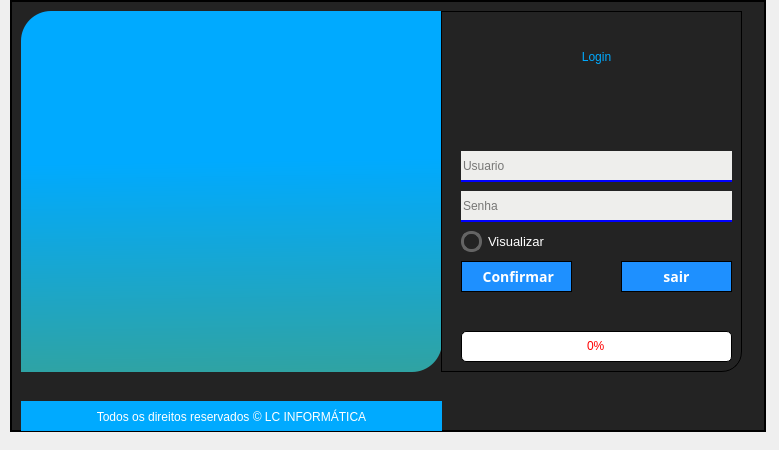
<?xml version="1.0" encoding="UTF-8"?>
<ui version="4.0">
 <class>Form_Login</class>
 <widget class="QMainWindow" name="Form_Login">
  <property name="geometry">
   <rect>
    <x>0</x>
    <y>0</y>
    <width>779</width>
    <height>450</height>
   </rect>
  </property>
  <property name="sizePolicy">
   <sizepolicy hsizetype="Fixed" vsizetype="Fixed">
    <horstretch>0</horstretch>
    <verstretch>0</verstretch>
   </sizepolicy>
  </property>
  <property name="minimumSize">
   <size>
    <width>450</width>
    <height>450</height>
   </size>
  </property>
  <property name="maximumSize">
   <size>
    <width>780</width>
    <height>500</height>
   </size>
  </property>
  <property name="windowTitle">
   <string>LC INFORMÁTICA | LOGIN</string>
  </property>
  <property name="windowIcon">
   <iconset>
    <normaloff>../../img/login-icon-3042.png</normaloff>../../img/login-icon-3042.png</iconset>
  </property>
  <property name="styleSheet">
   <string notr="true">color: rgb(255, 255, 255);</string>
  </property>
  <widget class="QWidget" name="centralwidget">
   <property name="maximumSize">
    <size>
     <width>16777215</width>
     <height>16777215</height>
    </size>
   </property>
   <layout class="QGridLayout" name="gridLayout">
    <property name="leftMargin">
     <number>0</number>
    </property>
    <property name="topMargin">
     <number>0</number>
    </property>
    <property name="rightMargin">
     <number>0</number>
    </property>
    <property name="bottomMargin">
     <number>0</number>
    </property>
    <property name="spacing">
     <number>0</number>
    </property>
    <item row="0" column="0">
     <widget class="QStackedWidget" name="stackedWidget">
      <property name="currentIndex">
       <number>0</number>
      </property>
      <widget class="QWidget" name="Login">
       <widget class="QFrame" name="frame_4">
        <property name="geometry">
         <rect>
          <x>10</x>
          <y>0</y>
          <width>756</width>
          <height>432</height>
         </rect>
        </property>
        <property name="maximumSize">
         <size>
          <width>16777215</width>
          <height>16777215</height>
         </size>
        </property>
        <property name="styleSheet">
         <string notr="true">background-color: rgb(94, 94, 94);
border: 0.5px solid black;
</string>
        </property>
        <property name="frameShape">
         <enum>QFrame::NoFrame</enum>
        </property>
        <property name="frameShadow">
         <enum>QFrame::Raised</enum>
        </property>
        <layout class="QVBoxLayout" name="verticalLayout_2">
         <property name="spacing">
          <number>0</number>
         </property>
         <property name="leftMargin">
          <number>0</number>
         </property>
         <property name="topMargin">
          <number>0</number>
         </property>
         <property name="rightMargin">
          <number>0</number>
         </property>
         <property name="bottomMargin">
          <number>0</number>
         </property>
         <item>
          <widget class="QWidget" name="widget_Main" native="true">
           <property name="styleSheet">
            <string notr="true">background-color: rgb(35, 35, 35);
</string>
           </property>
           <widget class="QLabel" name="Lb_Background">
            <property name="geometry">
             <rect>
              <x>10</x>
              <y>10</y>
              <width>421</width>
              <height>361</height>
             </rect>
            </property>
            <property name="styleSheet">
             <string notr="true">
background-color: qlineargradient(spread:pad, x1:0.518552, y1:0.414227, x2:0.52957, y2:1, stop:0 #00aaff, stop:1 rgb(47, 163, 163));

border-top-left-radius:30px;
border-bottom-right-radius:30px;



border:0px;


background-repeat: no-repeat;

 background-repeat: no-repeat;
background-position: center;

</string>
            </property>
            <property name="text">
             <string/>
            </property>
            <property name="pixmap">
             <pixmap>../../WERWER.png</pixmap>
            </property>
            <property name="scaledContents">
             <bool>true</bool>
            </property>
            <property name="alignment">
             <set>Qt::AlignCenter</set>
            </property>
           </widget>
           <widget class="QLabel" name="Lb_background2">
            <property name="geometry">
             <rect>
              <x>430</x>
              <y>10</y>
              <width>301</width>
              <height>361</height>
             </rect>
            </property>
            <property name="styleSheet">
             <string notr="true">background-color: rgb(85, 87, 83);
background-color: rgb(35, 35, 35);

border-bottom-right-radius:20px;</string>
            </property>
            <property name="text">
             <string/>
            </property>
           </widget>
           <widget class="QLineEdit" name="Tx_Usuario">
            <property name="geometry">
             <rect>
              <x>450</x>
              <y>150</y>
              <width>271</width>
              <height>31</height>
             </rect>
            </property>
            <property name="sizePolicy">
             <sizepolicy hsizetype="Preferred" vsizetype="Preferred">
              <horstretch>0</horstretch>
              <verstretch>0</verstretch>
             </sizepolicy>
            </property>
            <property name="font">
             <font>
              <family>MS Shell Dlg 2</family>
              <pointsize>9</pointsize>
              <weight>50</weight>
              <italic>false</italic>
              <bold>false</bold>
             </font>
            </property>
            <property name="styleSheet">
             <string notr="true">QLineEdit{
	color: rgb(0, 0, 0);
border:0px solid;
font: 9pt &quot;MS Shell Dlg 2&quot;;
border-bottom:2px solid blue;
	background-color: rgb(238, 238, 236);
}

QLineEdit:hover {
    border-bottom:2px solid rgb(238, 238, 236);
}
QLineEdit:focus {
	font: 16pt &quot;MS Shell Dlg 2&quot;;
     border-bottom:2px solid rgb(238, 238, 236);
    color: rgb(100, 100, 100);
}


</string>
            </property>
            <property name="text">
             <string/>
            </property>
            <property name="frame">
             <bool>true</bool>
            </property>
            <property name="readOnly">
             <bool>false</bool>
            </property>
            <property name="placeholderText">
             <string>Usuario</string>
            </property>
            <property name="cursorMoveStyle">
             <enum>Qt::LogicalMoveStyle</enum>
            </property>
            <property name="clearButtonEnabled">
             <bool>true</bool>
            </property>
           </widget>
           <widget class="QLineEdit" name="Tx_Senha">
            <property name="geometry">
             <rect>
              <x>450</x>
              <y>190</y>
              <width>271</width>
              <height>31</height>
             </rect>
            </property>
            <property name="sizePolicy">
             <sizepolicy hsizetype="Preferred" vsizetype="Preferred">
              <horstretch>0</horstretch>
              <verstretch>0</verstretch>
             </sizepolicy>
            </property>
            <property name="font">
             <font>
              <family>MS Shell Dlg 2</family>
              <pointsize>9</pointsize>
              <weight>50</weight>
              <italic>false</italic>
              <bold>false</bold>
             </font>
            </property>
            <property name="styleSheet">
             <string notr="true">QLineEdit{
	color: rgb(0, 0, 0);
border:0px solid;
font: 9pt &quot;MS Shell Dlg 2&quot;;
border-bottom:2px solid blue;
	background-color: rgb(238, 238, 236);
}

QLineEdit:hover {
    border-bottom:2px solid rgb(238, 238, 236);
}
QLineEdit:focus {
	font: 16pt &quot;MS Shell Dlg 2&quot;;
     border-bottom:2px solid rgb(238, 238, 236);
    color: rgb(100, 100, 100);
}


</string>
            </property>
            <property name="text">
             <string/>
            </property>
            <property name="frame">
             <bool>false</bool>
            </property>
            <property name="echoMode">
             <enum>QLineEdit::Password</enum>
            </property>
            <property name="readOnly">
             <bool>false</bool>
            </property>
            <property name="placeholderText">
             <string>Senha</string>
            </property>
            <property name="cursorMoveStyle">
             <enum>Qt::LogicalMoveStyle</enum>
            </property>
            <property name="clearButtonEnabled">
             <bool>true</bool>
            </property>
           </widget>
           <widget class="QProgressBar" name="my_progressBar">
            <property name="geometry">
             <rect>
              <x>450</x>
              <y>330</y>
              <width>271</width>
              <height>31</height>
             </rect>
            </property>
            <property name="styleSheet">
             <string notr="true">QProgressBar{
background-color: rgb(255, 255, 255);
border-radius: 5px;
text-align: center;
color: rgb(255, 0, 0)

}
QProgressBar::chunk{
background-color: qlineargradient(spread:pad, x1:0, y1:0, x2:1, y2:0, stop:0 rgba(0, 136, 255, 255), stop:1 rgba(255, 255, 255, 255));
}</string>
            </property>
            <property name="value">
             <number>0</number>
            </property>
           </widget>
           <widget class="QPushButton" name="Bt_Login">
            <property name="geometry">
             <rect>
              <x>450</x>
              <y>260</y>
              <width>111</width>
              <height>31</height>
             </rect>
            </property>
            <property name="sizePolicy">
             <sizepolicy hsizetype="Expanding" vsizetype="Expanding">
              <horstretch>0</horstretch>
              <verstretch>0</verstretch>
             </sizepolicy>
            </property>
            <property name="cursor">
             <cursorShape>OpenHandCursor</cursorShape>
            </property>
            <property name="styleSheet">
             <string notr="true">QPushButton{
background:#1E90FF;
color:white;
font-family: Trebuchet MS;
font-weight:bold;
font-size:14px;
}
QPushButton:hover{
background:#4169E1;
}</string>
            </property>
            <property name="text">
             <string> Confirmar</string>
            </property>
            <property name="icon">
             <iconset>
              <normaloff>:/newPrefix/login_button.png</normaloff>:/newPrefix/login_button.png</iconset>
            </property>
            <property name="iconSize">
             <size>
              <width>16</width>
              <height>16</height>
             </size>
            </property>
           </widget>
           <widget class="QPushButton" name="Bt_Sair">
            <property name="geometry">
             <rect>
              <x>610</x>
              <y>260</y>
              <width>111</width>
              <height>31</height>
             </rect>
            </property>
            <property name="sizePolicy">
             <sizepolicy hsizetype="Expanding" vsizetype="Expanding">
              <horstretch>0</horstretch>
              <verstretch>0</verstretch>
             </sizepolicy>
            </property>
            <property name="cursor">
             <cursorShape>OpenHandCursor</cursorShape>
            </property>
            <property name="styleSheet">
             <string notr="true">QPushButton{
background:#1E90FF;
color:white;
font-family: Trebuchet MS;
font-weight:bold;
font-size:14px;
}
QPushButton:hover{
background:#4169E1;
}</string>
            </property>
            <property name="text">
             <string>sair</string>
            </property>
            <property name="icon">
             <iconset>
              <normaloff>:/newPrefix/login_button.png</normaloff>:/newPrefix/login_button.png</iconset>
            </property>
            <property name="iconSize">
             <size>
              <width>16</width>
              <height>16</height>
             </size>
            </property>
           </widget>
           <widget class="QLabel" name="Lb_Info_banco">
            <property name="geometry">
             <rect>
              <x>450</x>
              <y>390</y>
              <width>271</width>
              <height>21</height>
             </rect>
            </property>
            <property name="styleSheet">
             <string notr="true">border: none;
font: 75 12pt &quot;Sitka Subheading&quot;;
color: rgb(255, 255, 0);
background-color: rgb(35, 35, 35);

</string>
            </property>
            <property name="text">
             <string/>
            </property>
            <property name="alignment">
             <set>Qt::AlignCenter</set>
            </property>
           </widget>
           <widget class="QCheckBox" name="Bt_check">
            <property name="geometry">
             <rect>
              <x>450</x>
              <y>230</y>
              <width>121</width>
              <height>21</height>
             </rect>
            </property>
            <property name="font">
             <font>
              <family>Segoe UI</family>
              <pointsize>10</pointsize>
             </font>
            </property>
            <property name="toolTip">
             <string>Clique aqui para visualizar e ocultar a senha</string>
            </property>
            <property name="styleSheet">
             <string notr="true">
QCheckBox{border:none;}
QCheckBox::indicator {
	border: 3px solid rgb(100, 100, 100);
	width: 15px;
	height: 15px;
	border-radius: 10px;	
	
}

QCheckBox::indicator:checked {
	border: 3px solid rgb(255, 205, 0);
}
</string>
            </property>
            <property name="text">
             <string>Visualizar</string>
            </property>
           </widget>
           <widget class="QPushButton" name="Lb_LcSistemas">
            <property name="geometry">
             <rect>
              <x>450</x>
              <y>30</y>
              <width>271</width>
              <height>51</height>
             </rect>
            </property>
            <property name="sizePolicy">
             <sizepolicy hsizetype="Expanding" vsizetype="Expanding">
              <horstretch>0</horstretch>
              <verstretch>0</verstretch>
             </sizepolicy>
            </property>
            <property name="cursor">
             <cursorShape>OpenHandCursor</cursorShape>
            </property>
            <property name="styleSheet">
             <string notr="true">QPushButton{
border: none;
background-color: rgb(35, 35, 35);

color: rgb(0, 170, 255);
font: 87 21pt &quot;Segoe UI Black&quot;;
}
QPushButton:hover{
font: 21pt &quot;Segoe UI Black&quot;;
	color: rgb(85, 170, 255);

}</string>
            </property>
            <property name="text">
             <string>Login</string>
            </property>
            <property name="icon">
             <iconset>
              <normaloff>../img/login-icon-3042.png</normaloff>../img/login-icon-3042.png</iconset>
            </property>
            <property name="iconSize">
             <size>
              <width>50</width>
              <height>50</height>
             </size>
            </property>
           </widget>
           <widget class="QLabel" name="Lb_Info">
            <property name="geometry">
             <rect>
              <x>450</x>
              <y>120</y>
              <width>271</width>
              <height>20</height>
             </rect>
            </property>
            <property name="styleSheet">
             <string notr="true">border: none;
color: rgb(255, 255, 0);
font: 75 12pt &quot;Sitka Subheading&quot;;
background-color: rgb(35, 35, 35);
</string>
            </property>
            <property name="text">
             <string/>
            </property>
            <property name="alignment">
             <set>Qt::AlignCenter</set>
            </property>
           </widget>
           <widget class="QLabel" name="Lb_Direitos">
            <property name="geometry">
             <rect>
              <x>10</x>
              <y>400</y>
              <width>421</width>
              <height>31</height>
             </rect>
            </property>
            <property name="styleSheet">
             <string notr="true">border: none;
background-color: rgb(0, 170, 255);
font:8pt &quot;MS Shell Dlg 2&quot;;</string>
            </property>
            <property name="text">
             <string>Todos os direitos reservados © LC INFORMÁTICA</string>
            </property>
            <property name="alignment">
             <set>Qt::AlignCenter</set>
            </property>
           </widget>
           <widget class="QLabel" name="Lb_BemVindo">
            <property name="geometry">
             <rect>
              <x>120</x>
              <y>320</y>
              <width>111</width>
              <height>31</height>
             </rect>
            </property>
            <property name="styleSheet">
             <string notr="true">background-color:none;
border:none;
color: rgb(255, 255, 255);
font: 15pt &quot;Arial Rounded MT Bold&quot;;</string>
            </property>
            <property name="text">
             <string/>
            </property>
            <property name="alignment">
             <set>Qt::AlignCenter</set>
            </property>
           </widget>
           <widget class="QLabel" name="Lb_Nome">
            <property name="geometry">
             <rect>
              <x>210</x>
              <y>320</y>
              <width>111</width>
              <height>31</height>
             </rect>
            </property>
            <property name="styleSheet">
             <string notr="true">background-color:none;
border:none;
color: rgb(255, 255, 255);
font: 15pt &quot;Arial Rounded MT Bold&quot;;</string>
            </property>
            <property name="text">
             <string/>
            </property>
            <property name="alignment">
             <set>Qt::AlignCenter</set>
            </property>
           </widget>
           <widget class="QPushButton" name="Bt_config_banco">
            <property name="geometry">
             <rect>
              <x>704</x>
              <y>380</y>
              <width>41</width>
              <height>41</height>
             </rect>
            </property>
            <property name="toolTip">
             <string>Configuração do banco de dados</string>
            </property>
            <property name="styleSheet">
             <string notr="true">
background-color: rgb(35, 35, 35);
border:0px;</string>
            </property>
            <property name="text">
             <string/>
            </property>
            <property name="icon">
             <iconset>
              <normaloff>../img/config.png</normaloff>../img/config.png</iconset>
            </property>
            <property name="iconSize">
             <size>
              <width>35</width>
              <height>35</height>
             </size>
            </property>
           </widget>
           <widget class="QLabel" name="Lb_Info2">
            <property name="geometry">
             <rect>
              <x>450</x>
              <y>300</y>
              <width>271</width>
              <height>21</height>
             </rect>
            </property>
            <property name="styleSheet">
             <string notr="true">border: none;
color: rgb(255, 255, 255);
font: 10pt;
background-color: rgb(35, 35, 35);
</string>
            </property>
            <property name="text">
             <string/>
            </property>
            <property name="alignment">
             <set>Qt::AlignCenter</set>
            </property>
           </widget>
          </widget>
         </item>
        </layout>
       </widget>
      </widget>
      <widget class="QWidget" name="Banco">
       <layout class="QGridLayout" name="gridLayout_2">
        <property name="leftMargin">
         <number>0</number>
        </property>
        <property name="topMargin">
         <number>0</number>
        </property>
        <property name="rightMargin">
         <number>0</number>
        </property>
        <property name="bottomMargin">
         <number>0</number>
        </property>
        <property name="spacing">
         <number>0</number>
        </property>
        <item row="0" column="0">
         <widget class="QFrame" name="frame_5">
          <property name="maximumSize">
           <size>
            <width>16777215</width>
            <height>16777215</height>
           </size>
          </property>
          <property name="styleSheet">
           <string notr="true">background-color: rgb(94, 94, 94);
border: 0.5px solid black;
</string>
          </property>
          <property name="frameShape">
           <enum>QFrame::NoFrame</enum>
          </property>
          <property name="frameShadow">
           <enum>QFrame::Raised</enum>
          </property>
          <layout class="QVBoxLayout" name="verticalLayout_3">
           <property name="spacing">
            <number>0</number>
           </property>
           <property name="leftMargin">
            <number>0</number>
           </property>
           <property name="topMargin">
            <number>0</number>
           </property>
           <property name="rightMargin">
            <number>0</number>
           </property>
           <property name="bottomMargin">
            <number>0</number>
           </property>
           <item>
            <widget class="QWidget" name="widget_Main_2" native="true">
             <property name="styleSheet">
              <string notr="true">border:0px solid white;
background-color: rgb(0, 82, 124);

</string>
             </property>
             <widget class="QFrame" name="frame">
              <property name="geometry">
               <rect>
                <x>460</x>
                <y>10</y>
                <width>301</width>
                <height>431</height>
               </rect>
              </property>
              <property name="styleSheet">
               <string notr="true">border-top-left-radius: solid 30px;
background-color: rgb(0, 82, 124);
color: rgb(255, 255, 255);
border-bottom-left-radius:solid 12px;
border:solid 15px ;
border-radius: 10px;
</string>
              </property>
              <property name="frameShape">
               <enum>QFrame::NoFrame</enum>
              </property>
              <property name="frameShadow">
               <enum>QFrame::Raised</enum>
              </property>
              <layout class="QGridLayout" name="gridLayout_5">
               <property name="leftMargin">
                <number>5</number>
               </property>
               <property name="topMargin">
                <number>0</number>
               </property>
               <property name="rightMargin">
                <number>0</number>
               </property>
               <property name="bottomMargin">
                <number>0</number>
               </property>
               <property name="horizontalSpacing">
                <number>10</number>
               </property>
               <property name="verticalSpacing">
                <number>11</number>
               </property>
               <item row="5" column="0">
                <widget class="QLabel" name="label_14">
                 <property name="styleSheet">
                  <string notr="true">font: 8pt &quot;Arial Rounded MT Bold&quot;;
color: rgb(255, 255, 255);</string>
                 </property>
                 <property name="text">
                  <string>SENHA:</string>
                 </property>
                </widget>
               </item>
               <item row="1" column="1">
                <widget class="QLabel" name="label_15">
                 <property name="minimumSize">
                  <size>
                   <width>0</width>
                   <height>0</height>
                  </size>
                 </property>
                 <property name="maximumSize">
                  <size>
                   <width>16777215</width>
                   <height>25</height>
                  </size>
                 </property>
                 <property name="styleSheet">
                  <string notr="true">color: rgb(255, 255, 255);

font: 10pt &quot;MS Shell Dlg 2&quot;;
</string>
                 </property>
                 <property name="text">
                  <string>Configuração do banco de dados</string>
                 </property>
                 <property name="alignment">
                  <set>Qt::AlignCenter</set>
                 </property>
                </widget>
               </item>
               <item row="7" column="1">
                <widget class="QLabel" name="LB_Conectado">
                 <property name="maximumSize">
                  <size>
                   <width>16777215</width>
                   <height>20</height>
                  </size>
                 </property>
                 <property name="styleSheet">
                  <string notr="true">color: rgb(0, 255, 127);
font: 75 10pt &quot;Microsoft YaHei UI&quot;;</string>
                 </property>
                 <property name="text">
                  <string/>
                 </property>
                 <property name="alignment">
                  <set>Qt::AlignCenter</set>
                 </property>
                </widget>
               </item>
               <item row="0" column="1">
                <widget class="QPushButton" name="Lb_LcSistemas_3">
                 <property name="sizePolicy">
                  <sizepolicy hsizetype="Expanding" vsizetype="Expanding">
                   <horstretch>0</horstretch>
                   <verstretch>0</verstretch>
                  </sizepolicy>
                 </property>
                 <property name="maximumSize">
                  <size>
                   <width>16777215</width>
                   <height>30</height>
                  </size>
                 </property>
                 <property name="cursor">
                  <cursorShape>OpenHandCursor</cursorShape>
                 </property>
                 <property name="styleSheet">
                  <string notr="true">QPushButton{
border: none;
background-color: rgb(0, 82, 124);

color: rgb(0, 170, 255);
font: 87 17pt &quot;Segoe UI Black&quot;;
}
QPushButton:hover{
font: 17pt &quot;Segoe UI Black&quot;;
	color: rgb(85, 170, 255);

}</string>
                 </property>
                 <property name="text">
                  <string>LC INFORMÁTICA</string>
                 </property>
                 <property name="icon">
                  <iconset>
                   <normaloff>:/newPrefix/login_button.png</normaloff>:/newPrefix/login_button.png</iconset>
                 </property>
                 <property name="iconSize">
                  <size>
                   <width>16</width>
                   <height>16</height>
                  </size>
                 </property>
                </widget>
               </item>
               <item row="4" column="0">
                <widget class="QLabel" name="label_13">
                 <property name="styleSheet">
                  <string notr="true">font: 8pt &quot;Arial Rounded MT Bold&quot;;
color: rgb(255, 255, 255);</string>
                 </property>
                 <property name="text">
                  <string>USUÁRIO:</string>
                 </property>
                </widget>
               </item>
               <item row="5" column="1">
                <widget class="QLineEdit" name="Tx_Password">
                 <property name="minimumSize">
                  <size>
                   <width>0</width>
                   <height>25</height>
                  </size>
                 </property>
                 <property name="styleSheet">
                  <string notr="true">background-color: rgb(194, 194, 194);</string>
                 </property>
                 <property name="inputMask">
                  <string/>
                 </property>
                 <property name="maxLength">
                  <number>32765</number>
                 </property>
                 <property name="echoMode">
                  <enum>QLineEdit::Password</enum>
                 </property>
                 <property name="alignment">
                  <set>Qt::AlignCenter</set>
                 </property>
                 <property name="placeholderText">
                  <string>Minimo 4 dígtos</string>
                 </property>
                </widget>
               </item>
               <item row="3" column="1">
                <widget class="QLineEdit" name="Tx_Porta">
                 <property name="minimumSize">
                  <size>
                   <width>0</width>
                   <height>25</height>
                  </size>
                 </property>
                 <property name="styleSheet">
                  <string notr="true">background-color: rgb(194, 194, 194);</string>
                 </property>
                 <property name="inputMask">
                  <string/>
                 </property>
                 <property name="alignment">
                  <set>Qt::AlignCenter</set>
                 </property>
                 <property name="placeholderText">
                  <string>Porta</string>
                 </property>
                </widget>
               </item>
               <item row="2" column="1">
                <widget class="QLineEdit" name="Tx_Host">
                 <property name="minimumSize">
                  <size>
                   <width>0</width>
                   <height>25</height>
                  </size>
                 </property>
                 <property name="styleSheet">
                  <string notr="true">background-color: rgb(194, 194, 194);</string>
                 </property>
                 <property name="inputMask">
                  <string>000.000.00.000</string>
                 </property>
                 <property name="alignment">
                  <set>Qt::AlignCenter</set>
                 </property>
                 <property name="placeholderText">
                  <string>0.0.0.0</string>
                 </property>
                </widget>
               </item>
               <item row="2" column="0">
                <widget class="QLabel" name="label_16">
                 <property name="styleSheet">
                  <string notr="true">font: 8pt &quot;Arial Rounded MT Bold&quot;;
color: rgb(255, 255, 255);</string>
                 </property>
                 <property name="text">
                  <string>IP SERVIDOR:</string>
                 </property>
                </widget>
               </item>
               <item row="3" column="0">
                <widget class="QLabel" name="label_18">
                 <property name="styleSheet">
                  <string notr="true">font: 8pt &quot;Arial Rounded MT Bold&quot;;
color: rgb(255, 255, 255);</string>
                 </property>
                 <property name="text">
                  <string>PORTA:</string>
                 </property>
                </widget>
               </item>
               <item row="4" column="1">
                <widget class="QLineEdit" name="Tx_User">
                 <property name="minimumSize">
                  <size>
                   <width>0</width>
                   <height>25</height>
                  </size>
                 </property>
                 <property name="styleSheet">
                  <string notr="true">background-color: rgb(194, 194, 194);</string>
                 </property>
                 <property name="inputMask">
                  <string/>
                 </property>
                 <property name="alignment">
                  <set>Qt::AlignCenter</set>
                 </property>
                 <property name="placeholderText">
                  <string>Usuário</string>
                 </property>
                </widget>
               </item>
               <item row="10" column="1">
                <widget class="QLabel" name="LB_Erro">
                 <property name="maximumSize">
                  <size>
                   <width>16777215</width>
                   <height>20</height>
                  </size>
                 </property>
                 <property name="styleSheet">
                  <string notr="true">color: rgb(255, 0, 0);
font: 75 10pt &quot;Microsoft YaHei UI&quot;;

</string>
                 </property>
                 <property name="text">
                  <string/>
                 </property>
                 <property name="alignment">
                  <set>Qt::AlignCenter</set>
                 </property>
                </widget>
               </item>
               <item row="8" column="1">
                <widget class="QLabel" name="LB_Desconectado">
                 <property name="maximumSize">
                  <size>
                   <width>16777215</width>
                   <height>20</height>
                  </size>
                 </property>
                 <property name="styleSheet">
                  <string notr="true">font: 75 10pt &quot;Microsoft YaHei UI&quot;;
color: rgb(255, 255, 0);</string>
                 </property>
                 <property name="text">
                  <string/>
                 </property>
                 <property name="alignment">
                  <set>Qt::AlignCenter</set>
                 </property>
                </widget>
               </item>
               <item row="11" column="1">
                <widget class="QPushButton" name="Bt_Desconectar">
                 <property name="minimumSize">
                  <size>
                   <width>0</width>
                   <height>25</height>
                  </size>
                 </property>
                 <property name="styleSheet">
                  <string notr="true">QPushButton{
background:#1E90FF;
color:white;
font-family: Trebuchet MS;
font-weight:bold;
font-size:14px;
}
QPushButton:hover{
background:#4169E1;
}</string>
                 </property>
                 <property name="text">
                  <string>Desconectar</string>
                 </property>
                </widget>
               </item>
               <item row="11" column="0">
                <widget class="QPushButton" name="Bt_Conectar">
                 <property name="minimumSize">
                  <size>
                   <width>0</width>
                   <height>25</height>
                  </size>
                 </property>
                 <property name="styleSheet">
                  <string notr="true">QPushButton{
background:#1E90FF;
color:white;
font-family: Trebuchet MS;
font-weight:bold;
font-size:14px;
}
QPushButton:hover{
background:#4169E1;
}
</string>
                 </property>
                 <property name="text">
                  <string>Conectar</string>
                 </property>
                </widget>
               </item>
              </layout>
             </widget>
             <widget class="QPushButton" name="Bt_Tela_Login">
              <property name="geometry">
               <rect>
                <x>10</x>
                <y>370</y>
                <width>111</width>
                <height>31</height>
               </rect>
              </property>
              <property name="sizePolicy">
               <sizepolicy hsizetype="Expanding" vsizetype="Expanding">
                <horstretch>0</horstretch>
                <verstretch>0</verstretch>
               </sizepolicy>
              </property>
              <property name="cursor">
               <cursorShape>OpenHandCursor</cursorShape>
              </property>
              <property name="styleSheet">
               <string notr="true">QPushButton{
background:#1E90FF;
color:white;
font-family: Trebuchet MS;
font-weight:bold;
font-size:14px;
}
QPushButton:hover{
background:#4169E1;
}</string>
              </property>
              <property name="text">
               <string>Tela de Login</string>
              </property>
              <property name="icon">
               <iconset>
                <normaloff>:/newPrefix/login_button.png</normaloff>:/newPrefix/login_button.png</iconset>
              </property>
              <property name="iconSize">
               <size>
                <width>16</width>
                <height>16</height>
               </size>
              </property>
             </widget>
             <widget class="QPushButton" name="Bt_Sair_4">
              <property name="geometry">
               <rect>
                <x>270</x>
                <y>370</y>
                <width>111</width>
                <height>31</height>
               </rect>
              </property>
              <property name="sizePolicy">
               <sizepolicy hsizetype="Expanding" vsizetype="Expanding">
                <horstretch>0</horstretch>
                <verstretch>0</verstretch>
               </sizepolicy>
              </property>
              <property name="cursor">
               <cursorShape>OpenHandCursor</cursorShape>
              </property>
              <property name="styleSheet">
               <string notr="true">QPushButton{
background:#1E90FF;
color:white;
font-family: Trebuchet MS;
font-weight:bold;
font-size:14px;
}
QPushButton:hover{
background:#4169E1;
}</string>
              </property>
              <property name="text">
               <string>Sair</string>
              </property>
              <property name="icon">
               <iconset>
                <normaloff>:/newPrefix/login_button.png</normaloff>:/newPrefix/login_button.png</iconset>
              </property>
              <property name="iconSize">
               <size>
                <width>16</width>
                <height>16</height>
               </size>
              </property>
             </widget>
             <widget class="QLabel" name="Lb_Direitos_2">
              <property name="geometry">
               <rect>
                <x>10</x>
                <y>410</y>
                <width>371</width>
                <height>31</height>
               </rect>
              </property>
              <property name="styleSheet">
               <string notr="true">border: none;
background-color: rgb(0, 170, 255);
font:8pt &quot;MS Shell Dlg 2&quot;;
border-bottom-right-radius:30px;
border-top-left-radius:30px;</string>
              </property>
              <property name="text">
               <string>Todos os direitos reservados © LC INFORMÁTICA</string>
              </property>
              <property name="alignment">
               <set>Qt::AlignCenter</set>
              </property>
             </widget>
             <widget class="QLabel" name="Lb_Background_2">
              <property name="geometry">
               <rect>
                <x>10</x>
                <y>10</y>
                <width>371</width>
                <height>321</height>
               </rect>
              </property>
              <property name="styleSheet">
               <string notr="true">
background-color: qlineargradient(spread:pad, x1:0.518552, y1:0.414227, x2:0.52957, y2:1, stop:0 #00aaff, stop:1 rgb(47, 163, 163));

border-top-left-radius:30px;
border-bottom-right-radius:30px;



border:0px;


background-repeat: no-repeat;

 background-repeat: no-repeat;
background-position: center;

</string>
              </property>
              <property name="text">
               <string/>
              </property>
              <property name="pixmap">
               <pixmap>../../WERWER.png</pixmap>
              </property>
              <property name="scaledContents">
               <bool>true</bool>
              </property>
              <property name="alignment">
               <set>Qt::AlignCenter</set>
              </property>
             </widget>
            </widget>
           </item>
          </layout>
         </widget>
        </item>
       </layout>
      </widget>
     </widget>
    </item>
   </layout>
  </widget>
 </widget>
 <tabstops>
  <tabstop>Tx_Usuario</tabstop>
  <tabstop>Tx_Senha</tabstop>
  <tabstop>Bt_check</tabstop>
  <tabstop>Bt_Login</tabstop>
  <tabstop>Bt_Sair</tabstop>
  <tabstop>Bt_config_banco</tabstop>
  <tabstop>Tx_Host</tabstop>
  <tabstop>Tx_Porta</tabstop>
  <tabstop>Tx_User</tabstop>
  <tabstop>Tx_Password</tabstop>
  <tabstop>Bt_Conectar</tabstop>
  <tabstop>Bt_Desconectar</tabstop>
  <tabstop>Bt_Tela_Login</tabstop>
  <tabstop>Bt_Sair_4</tabstop>
  <tabstop>Lb_LcSistemas_3</tabstop>
  <tabstop>Lb_LcSistemas</tabstop>
 </tabstops>
 <resources/>
 <connections>
  <connection>
   <sender>Bt_Sair_4</sender>
   <signal>pressed()</signal>
   <receiver>Form_Login</receiver>
   <slot>close()</slot>
   <hints>
    <hint type="sourcelabel">
     <x>666</x>
     <y>376</y>
    </hint>
    <hint type="destinationlabel">
     <x>386</x>
     <y>224</y>
    </hint>
   </hints>
  </connection>
 </connections>
</ui>
